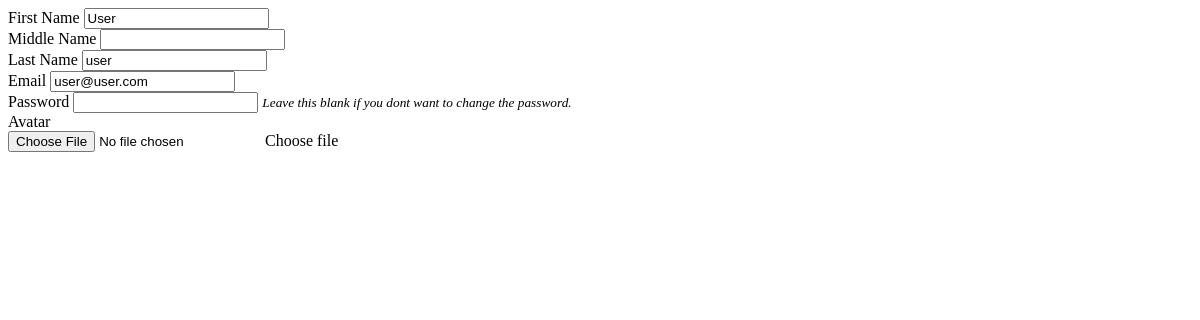
Page /manage_user.php?id=3 on the earlier database version.
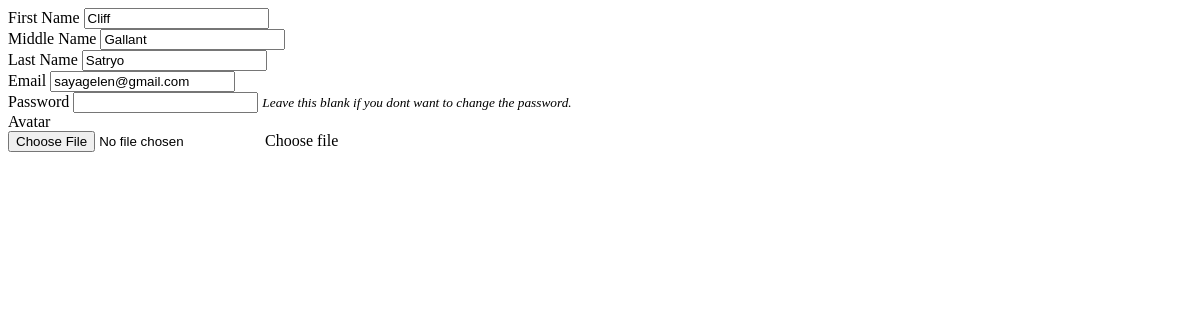
Same page on the later database version.
### tables this page shows
CREATE TABLE `users` (
  `id` int(30) NOT NULL,
  `firstname` varchar(200) NOT NULL,
  `lastname` varchar(200) NOT NULL,
  `middlename` varchar(200) NOT NULL,
  `contact` varchar(100) NOT NULL,
  `address` text NOT NULL,
  `email` varchar(200) NOT NULL,
  `password` text NOT NULL,
  `type` tinyint(1) NOT NULL DEFAULT 2 COMMENT '1=Admin,2= users',
  `avatar` text NOT NULL,
  `date_created` datetime NOT NULL DEFAULT current_timestamp()
);

### manage_user.php (the view, shortened to what this page needs)
<?php
include('db_connect.php');
if(isset($_GET['id'])){
$user = $conn->query("SELECT * FROM users where id =".$_GET['id']);
foreach($user->fetch_array() as $k =>$v){
	$meta[$k] = $v;
}
}
?>
<div class="container-fluid">
	<form action="" id="manage-user">
		<div class="form-group">
			<label for="name">First Name</label>
			<input type="text" name="firstname" id="firstname" class="form-control" value="<?php echo isset($meta['firstname']) ? $meta['firstname']: '' ?>" required>
		</div>
		<div class="form-group">
			<label for="name">Middle Name</label>
			<input type="text" name="middlename" id="middlename" class="form-control" value="<?php echo isset($meta['middlename']) ? $meta['middlename']: '' ?>">
		</div>
		<div class="form-group">
			<label for="name">Last Name</label>
			<input type="text" name="lastname" id="lastname" class="form-control" value="<?php echo isset($meta['lastname']) ? $meta['lastname']: '' ?>" required>
		</div>
		<div class="form-group">
			<label for="username">Email</label>
			<input type="text" name="email" id="email" class="form-control" value="<?php echo isset($meta['email']) ? $meta['email']: '' ?>" required  autocomplete="off">
		</div>
		<div class="form-group">
			<label for="password">Password</label>
			<input type="password" name="password" id="password" class="form-control" value="" autocomplete="off">
			<small><i>Leave this blank if you dont want to change the password.</i></small>
		</div>
		<div class="form-group">
			<label for="" class="control-label">Avatar</label>
			<div class="custom-file">
	          <input type="file" class="custom-file-input" id="customFile" name="img" onchange="displayImg(this,$(this))">
	          <label class="custom-file-label" for="customFile">Choose file</label>
	        </div>
		</div>
	</form>
</div>

Differences in the rows shown:
changed users: firstname "User" → "Cliff"; middlename (not shown) → "Gallant"; lastname "user" → "Satryo"; email "user@user.com" → "sayagelen@gmail.com"
